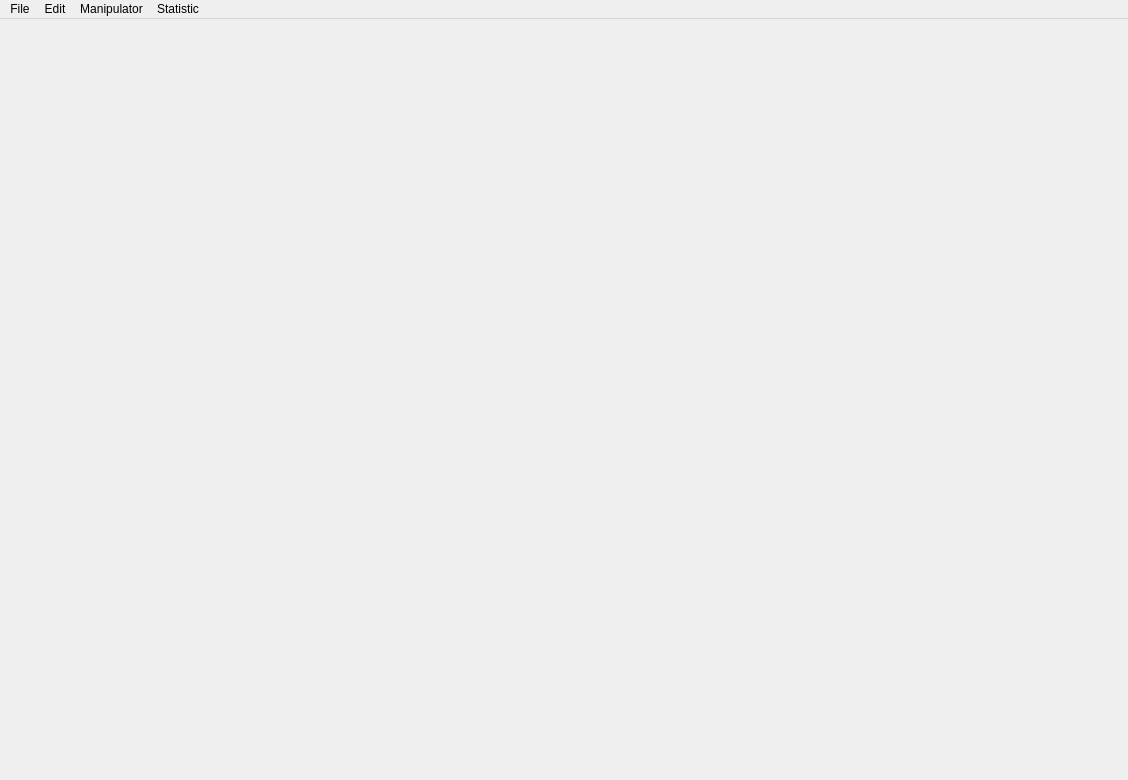
<?xml version="1.0" encoding="UTF-8"?>
<ui version="4.0">
 <class>MainWindow</class>
 <widget class="QMainWindow" name="MainWindow">
  <property name="geometry">
   <rect>
    <x>0</x>
    <y>0</y>
    <width>1128</width>
    <height>780</height>
   </rect>
  </property>
  <property name="windowTitle">
   <string>Particles editor</string>
  </property>
  <property name="locale">
   <locale language="English" country="UnitedStates"/>
  </property>
  <widget class="QWidget" name="centralwidget"/>
  <widget class="QMenuBar" name="menubar">
   <property name="geometry">
    <rect>
     <x>0</x>
     <y>0</y>
     <width>1128</width>
     <height>21</height>
    </rect>
   </property>
   <widget class="QMenu" name="menuEdit">
    <property name="title">
     <string>Edit</string>
    </property>
    <addaction name="actionUndo"/>
    <addaction name="actionRedo"/>
    <addaction name="separator"/>
    <addaction name="actionDelete"/>
    <addaction name="separator"/>
    <addaction name="actionAdd_frame"/>
    <addaction name="actionAdd_emitter"/>
    <addaction name="actionAdd_visibility_control"/>
    <addaction name="actionAdd_size_control"/>
    <addaction name="actionAdd_gravity"/>
    <addaction name="actionAdd_blocker"/>
    <addaction name="actionAdd_heater"/>
    <addaction name="actionAdd_gas_source"/>
    <addaction name="separator"/>
    <addaction name="actionAdd_animation_from_fbx"/>
   </widget>
   <widget class="QMenu" name="menuManipulator">
    <property name="title">
     <string>Manipulator</string>
    </property>
    <addaction name="actionSetMoveManipulator"/>
    <addaction name="actionSetRotationManipulator"/>
    <addaction name="actionSetScaleManipulator"/>
    <addaction name="separator"/>
    <addaction name="actionSetLocalOrientation"/>
    <addaction name="actionSetGlobalOrientation"/>
   </widget>
   <widget class="QMenu" name="menuStatistic">
    <property name="title">
     <string>Statistic</string>
    </property>
    <addaction name="actionStatistic"/>
   </widget>
   <widget class="QMenu" name="menuFile">
    <property name="title">
     <string>File</string>
    </property>
    <addaction name="actionLoad"/>
    <addaction name="separator"/>
    <addaction name="actionSave"/>
    <addaction name="actionSave_as"/>
    <addaction name="separator"/>
    <addaction name="actionLoad_environment"/>
   </widget>
   <addaction name="menuFile"/>
   <addaction name="menuEdit"/>
   <addaction name="menuManipulator"/>
   <addaction name="menuStatistic"/>
  </widget>
  <action name="actionAdd_frame">
   <property name="text">
    <string>Add frame</string>
   </property>
  </action>
  <action name="actionUndo">
   <property name="text">
    <string>Undo</string>
   </property>
   <property name="shortcut">
    <string>Ctrl+Z</string>
   </property>
  </action>
  <action name="actionRedo">
   <property name="text">
    <string>Redo</string>
   </property>
   <property name="shortcut">
    <string>Ctrl+Y</string>
   </property>
  </action>
  <action name="actionDelete">
   <property name="text">
    <string>Delete</string>
   </property>
   <property name="shortcut">
    <string>Del</string>
   </property>
  </action>
  <action name="actionAdd_animation_from_fbx">
   <property name="text">
    <string>Add animation from fbx</string>
   </property>
  </action>
  <action name="actionSetMoveManipulator">
   <property name="checkable">
    <bool>true</bool>
   </property>
   <property name="text">
    <string>Moving</string>
   </property>
   <property name="shortcut">
    <string>G</string>
   </property>
  </action>
  <action name="actionSetRotationManipulator">
   <property name="checkable">
    <bool>true</bool>
   </property>
   <property name="text">
    <string>Rotation</string>
   </property>
   <property name="shortcut">
    <string>R</string>
   </property>
  </action>
  <action name="actionSetLocalOrientation">
   <property name="checkable">
    <bool>true</bool>
   </property>
   <property name="text">
    <string>Local orientation</string>
   </property>
   <property name="shortcut">
    <string>Ctrl+L</string>
   </property>
  </action>
  <action name="actionSetGlobalOrientation">
   <property name="checkable">
    <bool>true</bool>
   </property>
   <property name="text">
    <string>Global orientation</string>
   </property>
   <property name="shortcut">
    <string>Ctrl+G</string>
   </property>
  </action>
  <action name="actionAdd_LOD">
   <property name="text">
    <string>Add LOD</string>
   </property>
  </action>
  <action name="actionAdd_direct_light">
   <property name="text">
    <string>Add direct light</string>
   </property>
  </action>
  <action name="actionStatistic">
   <property name="text">
    <string>Statistic window</string>
   </property>
  </action>
  <action name="actionAdd_ambient_light">
   <property name="text">
    <string>Add ambient light</string>
   </property>
  </action>
  <action name="actionSetScaleManipulator">
   <property name="checkable">
    <bool>true</bool>
   </property>
   <property name="text">
    <string>Scale</string>
   </property>
   <property name="shortcut">
    <string>S</string>
   </property>
  </action>
  <action name="actionAdd_model_from_Blender">
   <property name="text">
    <string>Add model from Blender's fbx</string>
   </property>
  </action>
  <action name="actionAdd_model_from_3DMax">
   <property name="text">
    <string>Add model from 3DMax's fbx</string>
   </property>
  </action>
  <action name="actionAdd_model_from_obj">
   <property name="text">
    <string>Add model from obj</string>
   </property>
  </action>
  <action name="actionAdd_material">
   <property name="text">
    <string>Add material</string>
   </property>
  </action>
  <action name="actionSave">
   <property name="text">
    <string>Save</string>
   </property>
  </action>
  <action name="actionSave_as">
   <property name="text">
    <string>Save as ...</string>
   </property>
  </action>
  <action name="actionLoad">
   <property name="text">
    <string>Load</string>
   </property>
  </action>
  <action name="actionLoad_environment">
   <property name="text">
    <string>Load environment</string>
   </property>
  </action>
  <action name="actionSave_environment">
   <property name="text">
    <string>Save environment</string>
   </property>
  </action>
  <action name="actionSave_environment_as">
   <property name="text">
    <string>Save environment as ...</string>
   </property>
  </action>
  <action name="actionAdd_environment_model">
   <property name="text">
    <string>Add model to environment</string>
   </property>
  </action>
  <action name="actionAdd_emitter">
   <property name="text">
    <string>Add emitter</string>
   </property>
  </action>
  <action name="actionAdd_animation">
   <property name="text">
    <string>Add animation</string>
   </property>
  </action>
  <action name="actionAdd_visibility_control">
   <property name="text">
    <string>Add visibility control</string>
   </property>
  </action>
  <action name="actionAdd_gravity">
   <property name="text">
    <string>Add gravity</string>
   </property>
  </action>
  <action name="actionAdd_blocker">
   <property name="text">
    <string>Add blocker</string>
   </property>
  </action>
  <action name="actionAdd_heater">
   <property name="text">
    <string>Add heater</string>
   </property>
  </action>
  <action name="actionAdd_gas_source">
   <property name="text">
    <string>Add gas source</string>
   </property>
  </action>
  <action name="actionAdd_size_control">
   <property name="text">
    <string>Add size control</string>
   </property>
  </action>
 </widget>
 <resources/>
 <connections/>
</ui>
